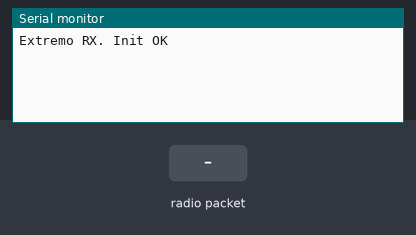
The sketch below on a simulated Arduino Uno, built with avr-gcc and run on an emulated ATmega328P. Parts: the last lines printed to the serial monitor. Inputs (shaded band) come from the test bench. No radio packets arrive unless stated.

Above: at 1.2 s.
1.3 s: radio packet "1" arrives
At 2.4 s:
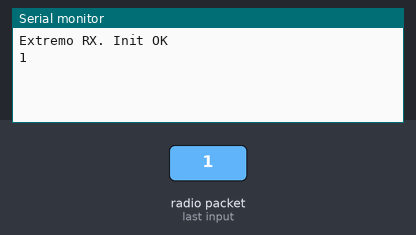
2.8 s: radio packet "0" arrives
At 3.5 s:
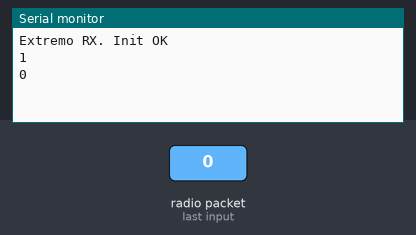
4.3 s: radio packet "2" arrives
At 4.6 s:
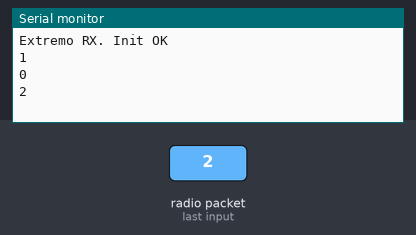

Measured:
- after the input at 1.3 s, the serial monitor: prints a new line at once (image 1)
- after the input at 2.8 s, the serial monitor: prints a new line at once (image 2)
- after the input at 4.3 s, the serial monitor: prints a new line at once (image 3)

The sketch:

radiohead-rx.ino
```cpp
#include <RH_ASK.h>
#define MAX_MSG_LEN 59

RH_ASK receptor = RH_ASK(2000, 11, 12, 10, false);

void setup() {
  Serial.begin(9600);
  if (receptor.init()) Serial.println("Extremo RX. Init OK");
}

void loop() {
  uint8_t msg[MAX_MSG_LEN+1];
  uint8_t len = sizeof(msg);

  if (receptor.recv(msg, &len)) {
    Serial.println((char*) msg);
  }
}
```
